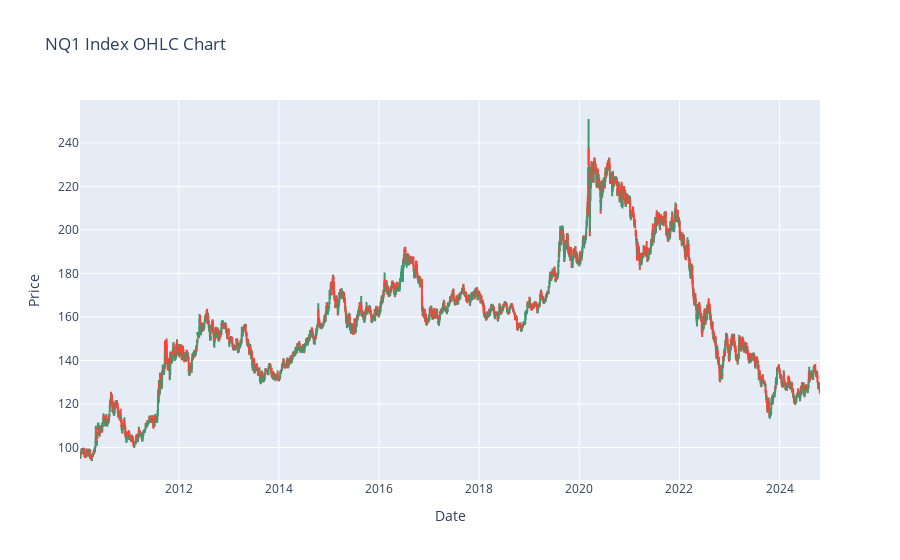

This figure's notebook cell:
### Code cell
import plotly.graph_objects as go

# Extract the OHLC data for 'NQ1 Index'
nq_data = nq[['Open', 'High', 'Low', 'Close']]

# Create the OHLC plot
fig = go.Figure(data=[go.Ohlc(
    x=nq_data.index,
    open=nq_data['Open'],
    high=nq_data['High'],
    low=nq_data['Low'],
    close=nq_data['Close'],
    name='NQ1 Index'
)])

# Update layout for better visualization
fig.update_layout(
    title='NQ1 Index OHLC Chart',
    xaxis_title='Date',
    yaxis_title='Price',
    xaxis_rangeslider_visible=False
)

# Show the plot
fig.show()

### Figure 1 — Plotly figure (JSON) as saved in the notebook; plotly's stock layout.template omitted (floating-point values rounded to 4 significant figures; data arrays with more than 128 entries replaced by an {"elided": "..."} marker saying what was removed)
{"data": [{"close": {"elided": "3729 float values"}, "high": {"elided": "3729 float values"}, "low": {"elided": "3729 float values"}, "name": "NQ1 Index", "open": {"elided": "3729 float values"}, "type": "ohlc", "x": {"elided": "3729 str values"}}], "layout": {"title": {"text": "NQ1 Index OHLC Chart"}, "xaxis": {"rangeslider": {"visible": false}, "title": {"text": "Date"}}, "yaxis": {"title": {"text": "Price"}}}}
